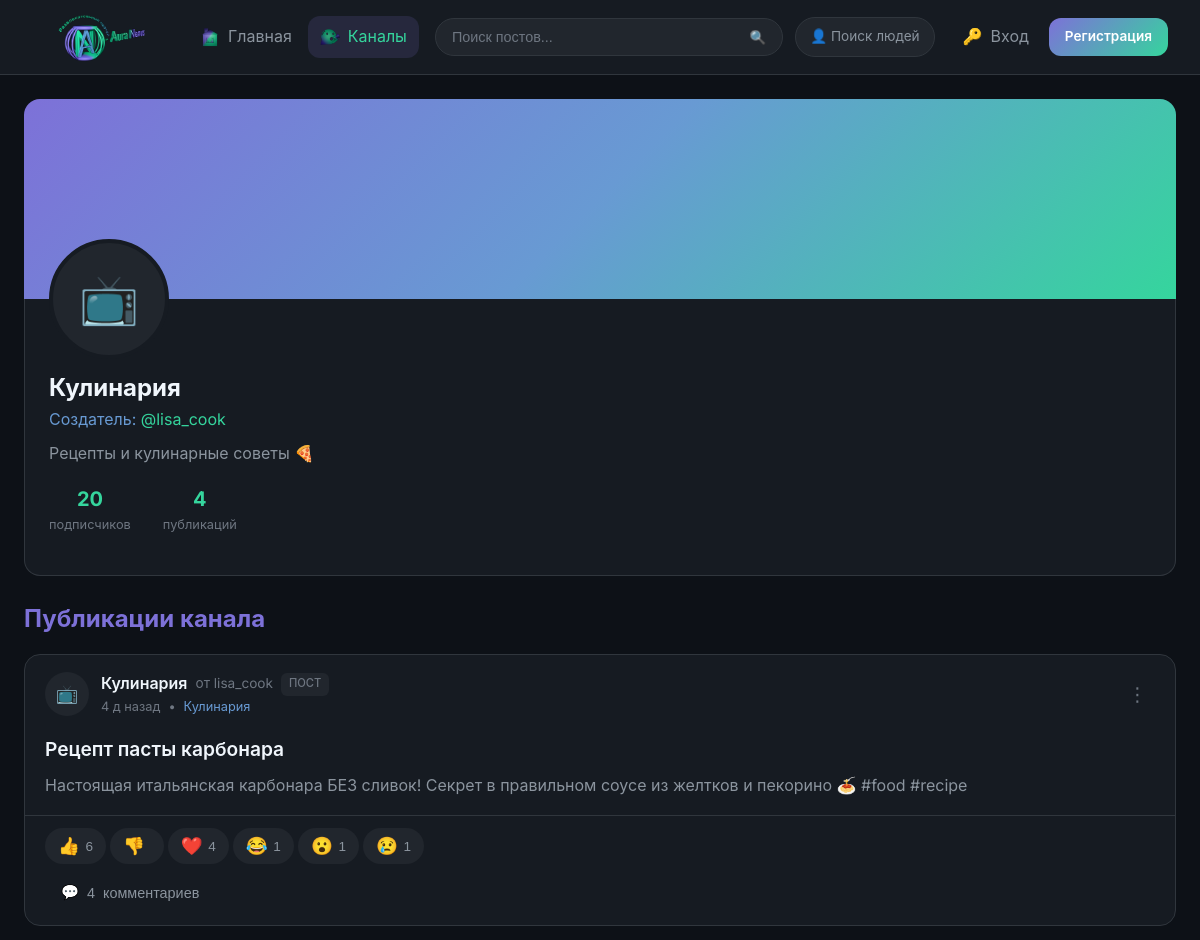
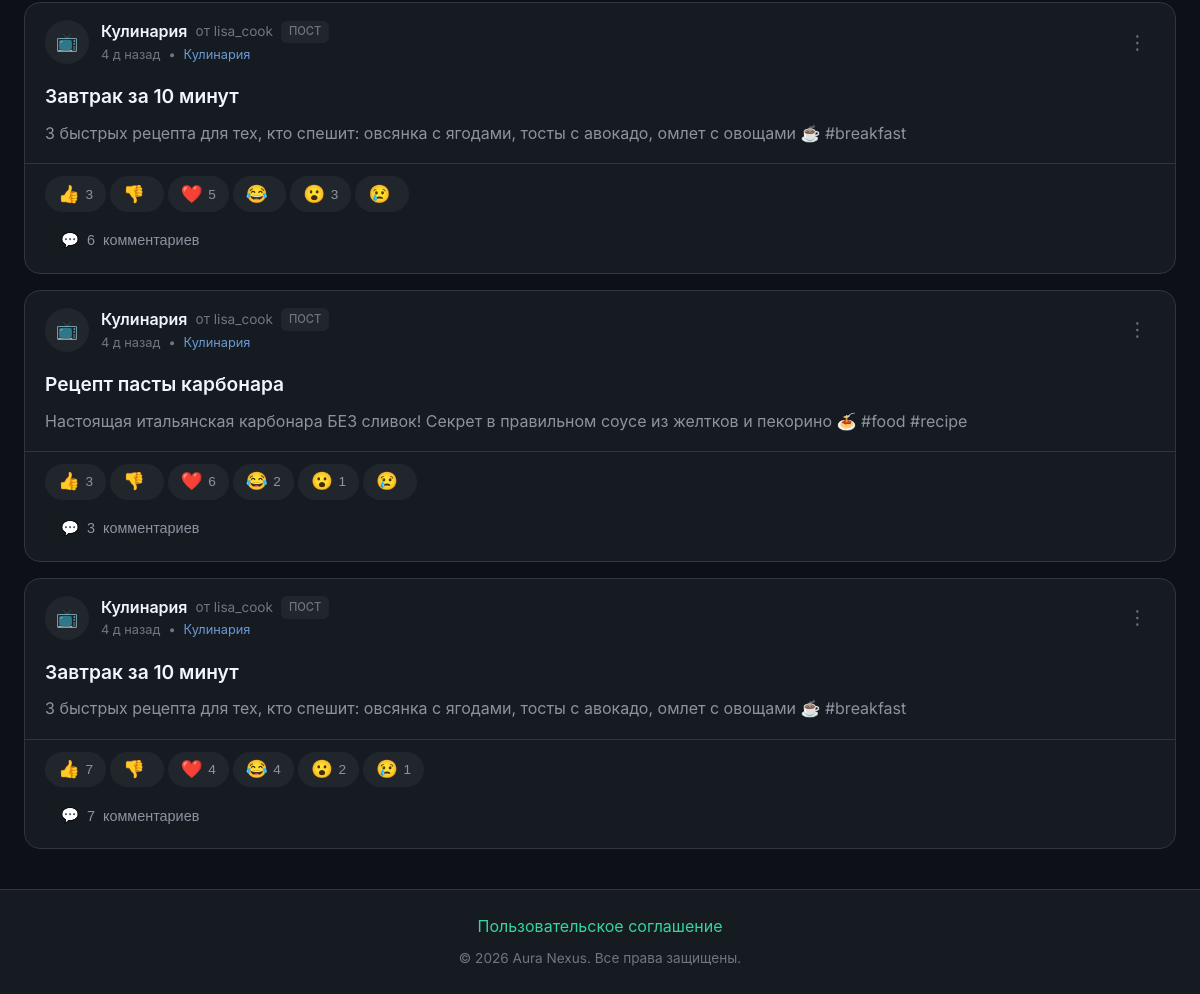
/channel/4, run on the app's committed database (2 pictures, top to bottom).
### tables this page shows
CREATE TABLE channels (
            id INTEGER PRIMARY KEY AUTOINCREMENT,
            name TEXT UNIQUE NOT NULL,
            description TEXT,
            avatar TEXT,
            banner TEXT,
            creator_id INTEGER NOT NULL,
            created_at TEXT DEFAULT CURRENT_TIMESTAMP,
            FOREIGN KEY (creator_id) REFERENCES users(id)
        );

CREATE TABLE users (
            id INTEGER PRIMARY KEY AUTOINCREMENT,
            username TEXT UNIQUE NOT NULL,
            email TEXT UNIQUE NOT NULL,
            password TEXT NOT NULL,
            role TEXT DEFAULT 'user',
            avatar TEXT,
            banner TEXT,
            bio TEXT,
            is_banned INTEGER DEFAULT 0,
            ban_until TEXT,
            ban_reason TEXT,
            created_at TEXT DEFAULT CURRENT_TIMESTAMP
        );

CREATE TABLE posts (
            id INTEGER PRIMARY KEY AUTOINCREMENT,
            user_id INTEGER NOT NULL,
            channel_id INTEGER,
            post_type TEXT NOT NULL,
            title TEXT,
            content TEXT,
            file_path TEXT,
            is_story INTEGER DEFAULT 0,
            story_expires_at TEXT,
            created_at TEXT DEFAULT CURRENT_TIMESTAMP,
            FOREIGN KEY (user_id) REFERENCES users(id),
            FOREIGN KEY (channel_id) REFERENCES channels(id)
        );

### app.py (the view, shortened to what this page needs)
@app.route('/channel/<int:channel_id>')
def channel_view(channel_id):
    conn = get_db()
    channel = conn.execute('''
        SELECT c.*, u.username as creator_name
        FROM channels c
        JOIN users u ON c.creator_id = u.id
        WHERE c.id = ?
    ''', (channel_id,)).fetchone()
    if not channel:
        abort(404)
    sub_count = conn.execute('SELECT COUNT(*) as c FROM channel_subscribers WHERE channel_id = ?', (channel_id,)).fetchone()['c']
    posts = conn.execute('''
        SELECT p.*, u.username, u.avatar,
               c.name as channel_name, c.avatar as channel_avatar,
               (SELECT COUNT(*) FROM comments WHERE post_id = p.id) as comment_count
        FROM posts p
        JOIN users u ON p.user_id = u.id
        LEFT JOIN channels c ON p.channel_id = c.id
        WHERE p.channel_id = ?
        ORDER BY p.created_at DESC
    ''', (channel_id,)).fetchall()
    user = get_current_user()
    posts_with_data = enrich_posts(posts, user, conn)
    is_subscribed = False
    is_owner = False
    chat_messages = get_chat_messages() if user else []
    return render_template(
        'channel/view.html',
        channel=channel,
        sub_count=sub_count,
        posts=posts_with_data,
        is_subscribed=is_subscribed,
        is_owner=is_owner,
        chat_messages=chat_messages
    )

### app.py (called while the page is built, shortened)
def get_db():
    if 'db' not in g:
        g.db = sqlite3.connect(DATABASE, timeout=30)
        g.db.row_factory = sqlite3.Row
        g.db.execute('PRAGMA journal_mode=WAL')
        g.db.execute('PRAGMA busy_timeout=30000')
    return g.db

def get_current_user():
    if 'user_id' not in session:
        return None

@app.context_processor
def inject_globals():
    user = get_current_user()
    notif_count = get_unread_notifications_count(user['id']) if user else 0
    msg_count = get_unread_messages_count(user['id']) if user else 0
    pending_reports = get_pending_reports_count() if user and user['role'] in ['admin', 'moderator'] else 0
    return {
        'current_user': user,
        'notification_count': notif_count,
        'message_count': msg_count,
        'pending_reports_count': pending_reports,
        'REACTION_TYPES': REACTION_TYPES,
        'REPORT_CATEGORIES': REPORT_CATEGORIES,
    }

### templates/channel/view.html (shortened to what this page needs)
{% extends 'base.html' %}
{% block content %}
<div class="profile-header">
    <div class="profile-banner">
    </div>
    <div class="profile-info">
        <div class="profile-avatar">
            {% if channel.avatar %}
            <img src="{{ url_for('uploaded_file', filename=channel.avatar) }}" alt="">
            {% else %}
            📺
            {% endif %}
        </div>
        <div class="profile-details">
            <h1 class="profile-name">{{ channel.name }}</h1>
            <p class="profile-username">
                Создатель: <a href="/profile/{{ channel.creator_name }}">@{{ channel.creator_name }}</a>
            </p>
            {% if channel.description %}
            <p class="profile-bio">{{ channel.description }}</p>
            {% endif %}
            <div class="profile-stats">
                <div class="profile-stat">
                    <div class="profile-stat-value">{{ sub_count }}</div>
                    <div class="profile-stat-label">подписчиков</div>
                </div>
                <div class="profile-stat">
                    <div class="profile-stat-value">{{ posts|length }}</div>
                    <div class="profile-stat-label">публикаций</div>
                </div>
            </div>
        </div>
    </div>
</div>
<h2 class="section-title">Публикации канала</h2>
{% for post in posts %}
{% include 'components/post_card.html' %}
{% endfor %}
{% endblock %}

### templates/components/post_card.html (shortened to what this page needs)
<article class="post-card" id="post-{{ post.id }}" data-type="{{ post.post_type }}">
    <div class="post-header">
        {% if post.channel_id and post.channel_name %}
        <a href="/channel/{{ post.channel_id }}" class="post-avatar">
            {% if post.channel_avatar %}
            <img src="{{ url_for('uploaded_file', filename=post.channel_avatar) }}" alt="">
            {% else %}
            📺
            {% endif %}
        </a>
        {% endif %}
        <div class="post-meta">
            <div class="post-author">
                {% if post.channel_id and post.channel_name %}
                <a href="/channel/{{ post.channel_id }}">{{ post.channel_name }}</a>
                <span class="post-author-sub">от <a href="/profile/{{ post.username }}">{{ post.username }}</a></span>
                {% else %}
                <a href="/profile/{{ post.username }}">{{ post.username }}</a>
                {% endif %}
                <span class="post-badge {{ post.post_type }}">
                    {% if post.post_type == 'text' %}Пост
                    {% elif post.post_type == 'video' %}Видео
                    {% elif post.post_type == 'photo' %}Фото
                    {% elif post.post_type == 'audio' %}Аудио
                    {% elif post.post_type == 'article' %}Статья
                    {% elif post.post_type == 'story' %}История
                    {% else %}{{ post.post_type }}{% endif %}
                </span>
            </div>
            <div class="post-time">
                <span data-utc="{{ post.created_at }}">{{ post.created_at[:16] }}</span>
                {% if post.channel_name %}
                <span>•</span>
                <a href="/channel/{{ post.channel_id }}" class="post-channel">{{ post.channel_name }}</a>
                {% endif %}
            </div>
        </div>
        <div class="dropdown post-options">
            <button class="post-options-btn">⋮</button>
        </div>
    </div>
    <div class="post-content">
        {% if post.title %}
        <h2 class="post-title">{{ post.title }}</h2>
        {% endif %}
        {% if post.post_type == 'article' %}
        <div class="post-text truncated" data-full-text="true">
            {{ post.content|safe }}
        </div>
        <button class="read-more-btn" data-post-id="{{ post.id }}">Читать далее ↓</button>
        {% elif post.content %}
        <div class="post-text {% if post.content|length > 500 %}truncated{% endif %}"
             {% if post.content|length > 500 %}data-full-text="true"{% endif %}>
            <p>{{ post.content }}</p>
        </div>
        {% endif %}
    </div>
    <div class="post-reactions" data-post-reactions="{{ post.id }}">
        {% set reactions_map = {'like': '👍', 'dislike': '👎', 'love': '❤️', 'laugh': '😂', 'wow': '😮', 'sad': '😢'} %}
        {% for reaction_type in REACTION_TYPES %}
        <button class="reaction-btn {% if post.user_reaction == reaction_type %}active{% endif %}"
                data-post-id="{{ post.id }}"
                data-reaction="{{ reaction_type }}">
            <span class="emoji">{{ reactions_map[reaction_type] }}</span>
            <span class="reaction-count">{% if post.reactions and post.reactions.get(reaction_type) %}{{ post.reactions[reaction_type] }}{% endif %}</span>
        </button>
        {% endfor %}
    </div>
    <div class="post-actions">
        <button class="action-btn toggle-comments" data-post-id="{{ post.id }}">
            💬 <span class="comment-count-{{ post.id }}">{{ post.comment_count or 0 }}</span> комментариев
        </button>
    </div>
</article>

### data on the page
channels: name "Кулинария", description "Рецепты и кулинарные советы 🍕"
users: creator_name "lisa_cook"
posts: channel_name "Кулинария", username "lisa_cook", post_type "ПОСТ", title "Рецепт пасты карбонара", content "Настоящая итальянская карбонара БЕЗ сливок! Секрет в правильном соусе из желтков и пекорино 🍝 #food #recipe", reactions_map "👍" "👎" "❤️" "😂" "😮" "😢", reactions "6" "4" "1" "1" "1", channel "4"
posts: channel_name "Кулинария", username "lisa_cook", post_type "ПОСТ", title "Завтрак за 10 минут", content "3 быстрых рецепта для тех, кто спешит: овсянка с ягодами, тосты с авокадо, омлет с овощами ☕ #breakfast", reactions_map "👍" "👎" "❤️" "😂" "😮" "😢", reactions "3" "5" "3", comment_count "6"
posts: channel_name "Кулинария", username "lisa_cook", post_type "ПОСТ", title "Рецепт пасты карбонара", content "Настоящая итальянская карбонара БЕЗ сливок! Секрет в правильном соусе из желтков и пекорино 🍝 #food #recipe", reactions_map "👍" "👎" "❤️" "😂" "😮" "😢", reactions "3" "6" "2" "1", comment_count "3"
posts: channel_name "Кулинария", username "lisa_cook", post_type "ПОСТ", title "Завтрак за 10 минут", content "3 быстрых рецепта для тех, кто спешит: овсянка с ягодами, тосты с авокадо, омлет с овощами ☕ #breakfast", reactions_map "👍" "👎" "❤️" "😂" "😮" "😢", reactions "7" "4" "4" "2" "1", comment_count "7"

### other printed values
{{ sub_count }} "20"
{{ posts|length }} "4"
